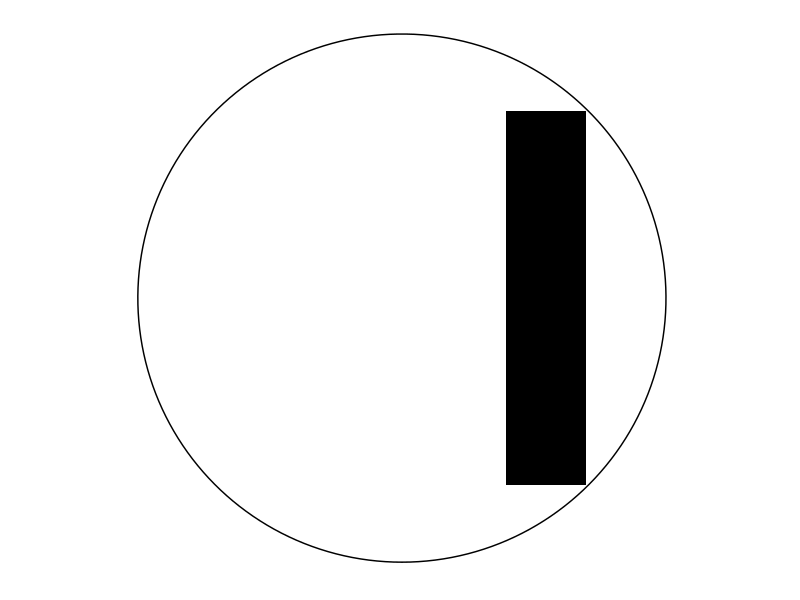
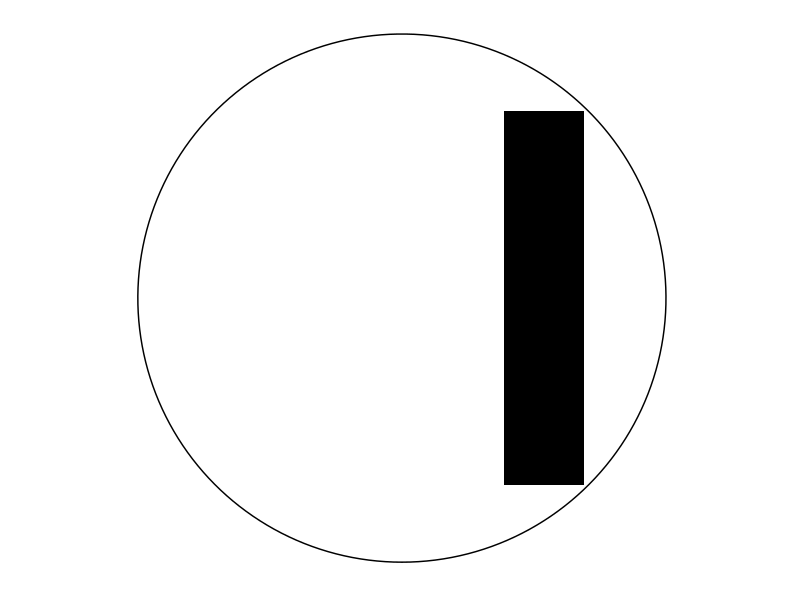
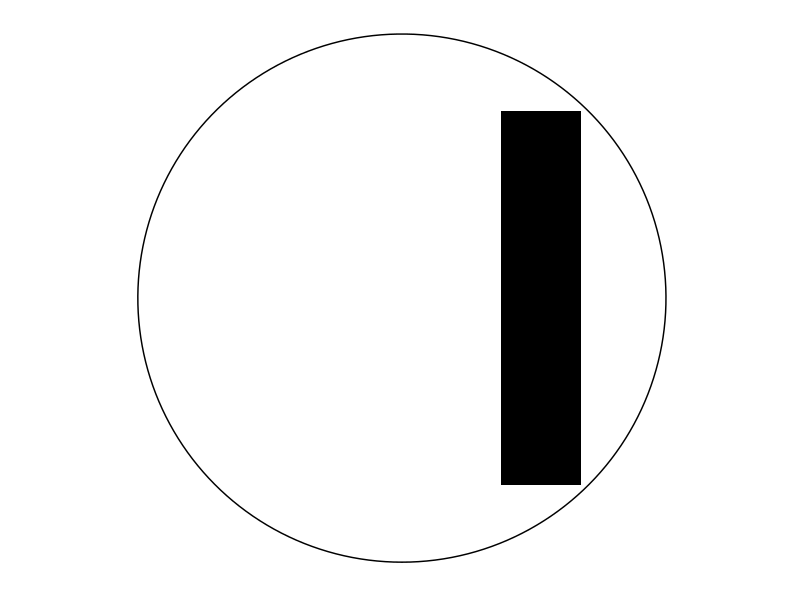
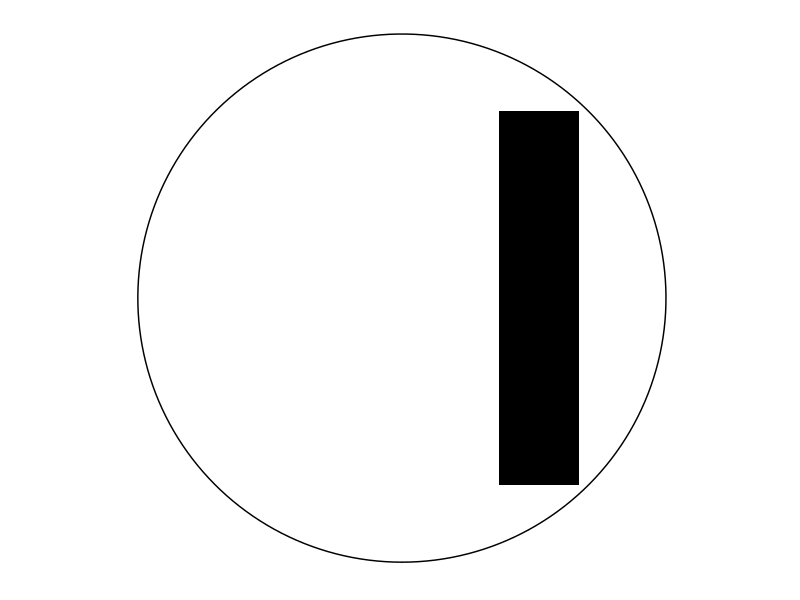
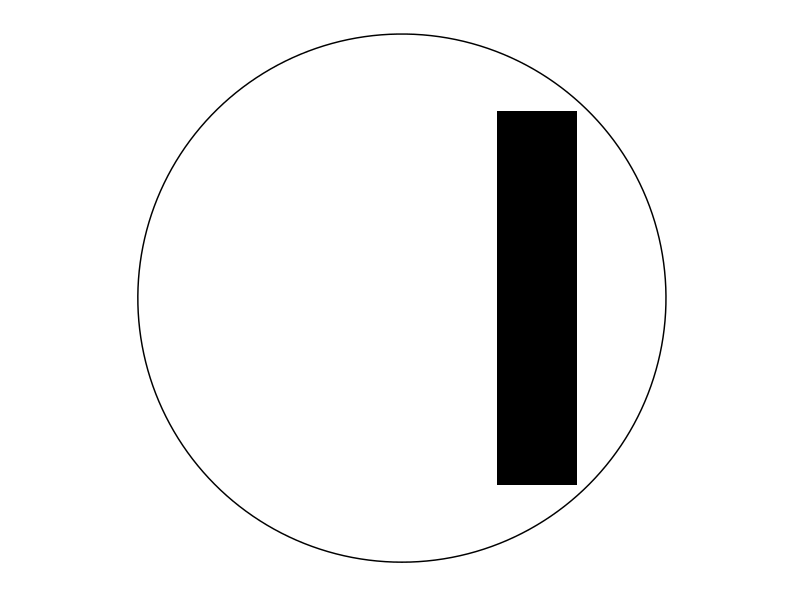
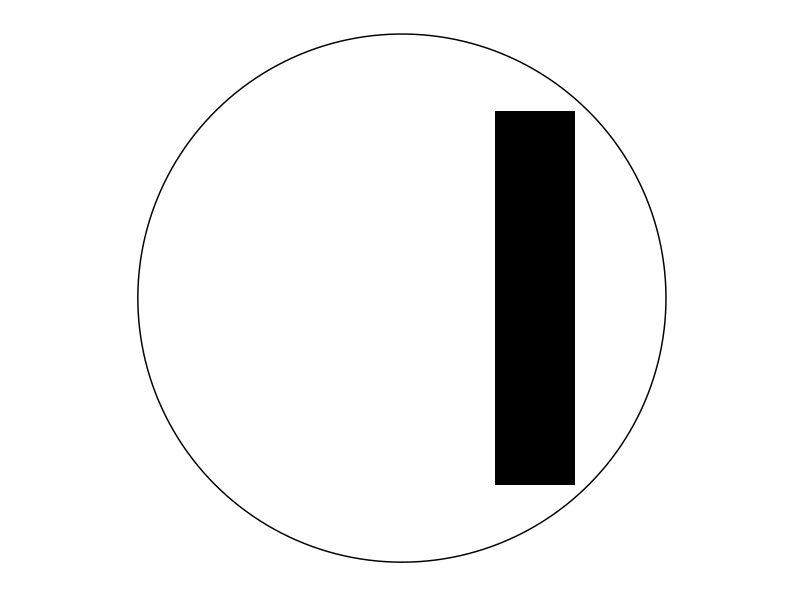
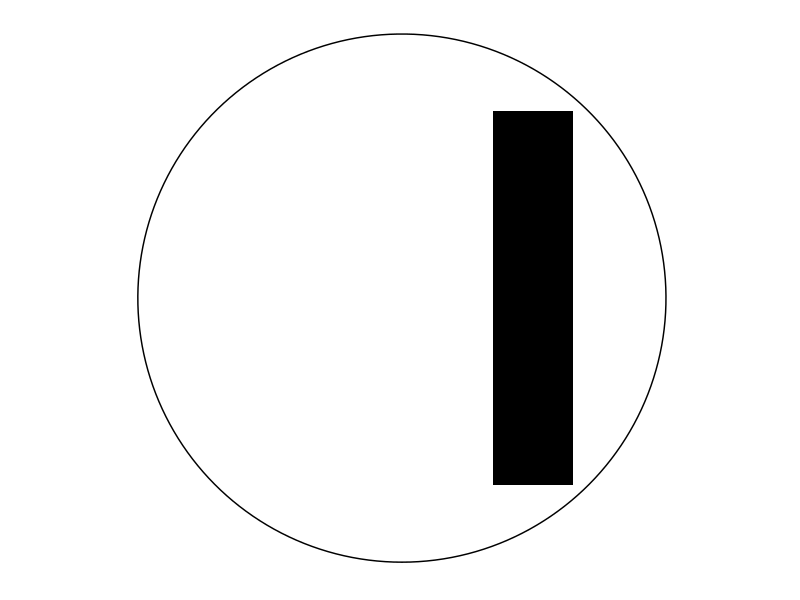
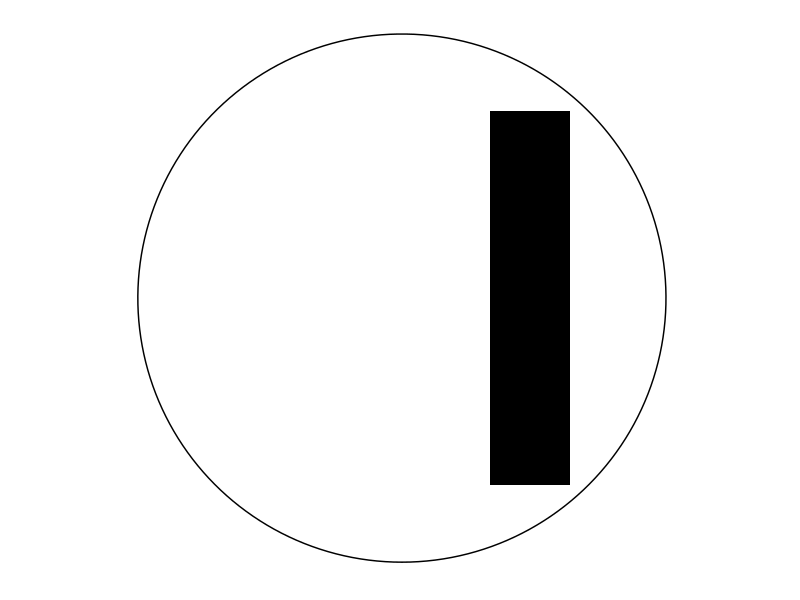

Write the R code that produced these figures, in order. (Note: this script raises an error after producing the figures.)
# Script to generate image sequences of moving bars, later to be converted into
# movies.

# Author: Ronald Petie (ronald.petie@gmail.com)

# Install ggplot
# install.packages(ggplot2)

# Attache package
library(ggplot2)

#------------------------------------------------------------------------------
# File and folder management

### Set output file name ###
file.out <- "Moving_bar"

# Get current directory
curr.dir <- getwd()

# Get date/time string, to be used as folder name
date.time <- format(Sys.time(), "%Y%m%d_%H%M")

# Navigate one folder up to project root folder
setwd("..")

# Create main directory for sequences, if it does not exist already
dir.create("Image_sequence",
           showWarnings = F)
# Change directory
setwd("Image_sequence")

# Create folder for this sequence
dir.create(date.time)
# Change directory
setwd(date.time)

#------------------------------------------------------------------------------
# Image sequence main settings

### Set frame rate in Hz ###
rate <- 10
### Set duration in seconds ###
duration <- 5
### Set resolution in dpi ###
res <- 300
### Set aspect ratio
asp.ratio <- c(4,3)

### Set movement type ("move" or "stationary")
move.type <- "move"

# Number of frames in sequence
frames <- rate * duration
# width and height in inches of output files
im.width <- 800/res
im.height <- 600/res

# Check if aspect ratio matches resolution specified
if(im.width/asp.ratio[1] != im.height/asp.ratio[2]) {
  stop("Resolution should match aspect ratio!")
}

#------------------------------------------------------------------------------
# Light guide settings

### Set diameter and distance to eye in mm
light.guide <- list(diameter = 4.5,
                    distance = 1.0)

# Light guide diameter in degrees
light.guide$diameter.degrees <- 
  with(light.guide,
       2* 360 * atan(0.5*(diameter/distance)) / (2*pi))

#------------------------------------------------------------------------------
# Stimulus (polygon) shape and position settings

### Set stimulus height in degrees ###
stim.height <- 20

### Set rotation of the stimulus in degrees
rotation <- 270
# In radians
rotation[2] <- (rotation /360) * 2 * pi

# Create stimulus square. This can be adjusted below to any desired rectangle
rectangle <- data.frame(x=c(-1,1,1,-1),
                        y=c(1,1,-1,-1))

# Set dimensions of stimulus rectangle relative to screen. Note that the 
# shortest side corresponds to the radius of the light guide.
### Set to full available screen width ###
rect.width <- 1    
# Height relative to light guide diameter
rect.height <- stim.height / light.guide$diameter.degrees

# The movement of the stimulus should be contained within the circle describing
# the diameter of the light guide. The relative width of a square bounded by a
# circle is sqrt(0.5). This means that the limits in both x and y direction are
# about 71% of the light guide radius. This means that the width of the bar
# can't be more than:

# Correct for relative size of WIDTH compared to height. The HEIGHT of the bar
# stays the same.
rect.width <- rect.width * (asp.ratio[2] / asp.ratio[1])
# Fit within bounding circle
rect.width <- rect.width * sqrt(0.5)

# Shape rectangle based on aspect ratio and dimensions chosen above
# Width
rectangle$x <- rectangle$x * (asp.ratio[1] / 2) * rect.width
# Height
rectangle$y <- rectangle$y * (asp.ratio[2] / 2) * rect.height

#------------------------------------------------------------------------------
# Stimulus motion

### Set stimulus motion speed in degrees/second ###
stim.speed <- 10

# Time for one period of wave. (Covers twice light guide radius!)
period <- (2 * light.guide$diameter.degrees) / stim.speed

# Create time axis
t <- seq(0, duration, by = 1/rate)

# Model (y) motion of bar as triangular wave.
# This formula works with a half period
period <- period / 2
# amplitude should be equal to sqrt(0.5) - relative bar width. To prevent
# object from exiting circle.
amplitude <- sqrt(0.5) - rect.height
# Create wave
y <- (amplitude/period) * (period - abs(t %% (2*period) - period) )
# Center on zero
y <- y - amplitude / 2
# Correct for screen dimensions
y <- y * min(asp.ratio)
# Apply safety margin to prevent corners of rectangle from touching the circle
y <- y * 0.98

#------------------------------------------------------------------------------
# Generate sequence

# Variables needed for circle around origin
angle <- seq(-pi, pi, length = 200)
circle <- data.frame(x = sin(angle), y = cos(angle))
# Radius should match shortest side of screen
circle <- circle * min(asp.ratio)/2

# Create progress bar
pb <- txtProgressBar(min = 0, max = frames, style = 3)

# Generate frames
for (a in 1:frames) {
  
  # Update polygon position. Copy first
  new.pos <- rectangle
  
  # Move or keep stationary, depending on settings above
  if (move.type == "move") {
  # Move
  new.pos$y <- new.pos$y + y[a]
  } else if (move.type == "stationary") {
  # Stationary bar at lowest position
  new.pos$y <- new.pos$y + y[1]
  } else {
    stop("Select valid movement type")
  }
  
  # Initiate rotated coordinate list
  rotated <- new.pos
  
  # Transform coordinates with rotation
  rotated$x <- new.pos$x * cos(rotation[2]) +  new.pos$y * sin(rotation[2])
  rotated$y <- -new.pos$x * sin(rotation[2]) + new.pos$y * cos(rotation[2])
  
  # Create Plot
  plot <- ggplot(rotated, aes(x=x, y=y)) + 
    # Set 1:1 aspect ratio
    coord_fixed(ratio=1) +
    # Set limits to match aspect ratio of projector
    xlim(-(asp.ratio[1] / 2), (asp.ratio[1] / 2)) +
    ylim(-(asp.ratio[2] / 2), (asp.ratio[2] / 2)) +
    # Draw Circle of radius of shortest plot area
    geom_polygon(data = circle, aes(x, y),inherit.aes = F,
                 fill = "white", colour =  "black") +
    # Draw bar
    geom_polygon(fill = "black") +
    # Set empty theme
    theme_minimal() +
    theme(line=element_blank(),
          text=element_blank())
  
  # Create file name for current frame
  current.name <- paste(file.out, sprintf("%06.0f", a), ".png")
  
  # Save current image
  ggsave(current.name,
         width = im.width,
         height = im.height,
         units = "in",
         dpi = res)
  
  # update progress bar
  setTxtProgressBar(pb, a)
}

# Save workspace for future reference
save.image(file = paste0(date.time, "_", file.out, ".RData"))

# Back to root directory
setwd(curr.dir)

# Close progress bar
close(pb)

# Clean up
# rm(circle, new.pos, a, angle, pb, t, y, im.height, im.width)